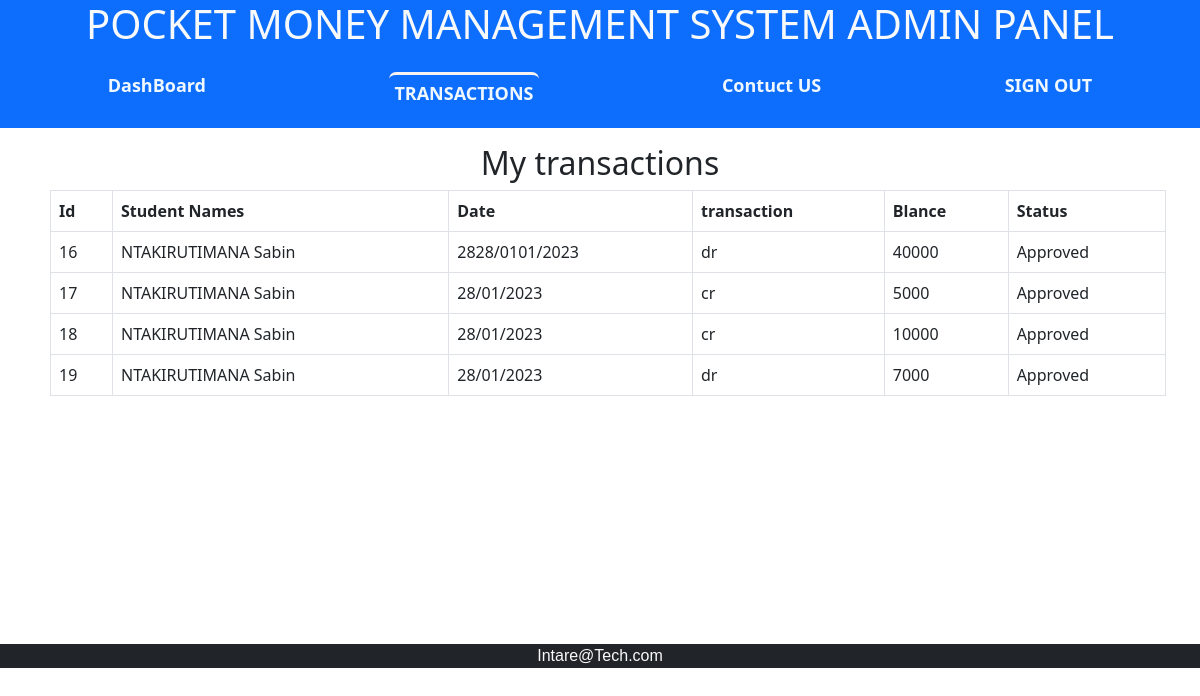
The app's page /Sttransactions.php (signed in) with its own data.
### tables this page shows
CREATE TABLE IF NOT EXISTS `transactions` (
  `tId` int(30) NOT NULL,
  `uId` int(123) NOT NULL,
  `date` varchar(21) NOT NULL,
  `task` varchar(10) NOT NULL,
  `amount` decimal(30,0) NOT NULL,
  `status` int(1) NOT NULL
);

CREATE TABLE IF NOT EXISTS `users` (
  `Id` int(30) NOT NULL,
  `username` varchar(30) NOT NULL,
  `password` varchar(80) NOT NULL,
  `firstName` varchar(40) NOT NULL,
  `lastName` varchar(40) NOT NULL,
  `post` int(1) NOT NULL,
  `stutus` int(1) NOT NULL
);

### Sttransactions.php (the view, shortened to what this page needs)
<!DOCTYPE html>
<html lang="en">
<head>
    <?php
require_once("connection.php");
$sql = mysqli_query($conn,"SELECT * FROM `transactions` INNER JOIN users WHERE users.id = transactions.uId And uId = '$_SESSION[userId]'") or die;
    ?>
    <link rel="stylesheet" href="css/bootstrap.min.css">
    <link rel="stylesheet" href="css/style.css">
</head>
<body>  <nav class=" bg-primary text-light student-nav">
<h1 class="text-light bg-primary text-center">POCKET MONEY MANAGEMENT SYSTEM ADMIN PANEL</h1>
        <ul class="d-flex p-3">
            <a href="adminhome.php"><li>DashBoard</li></a>
            <a href="Sttransactions.php"><li class="active">TRANSACTIONS</li></a>
            <a href="contuct.php"><li>Contuct US</li></a>
            <a href="logout.php"> SIGN OUT</a>
        </ul>
    </nav>
    <div class="bodysection">
   <span class="text-center">
   <h2>My transactions </h2>
   </span>
   <div class="container">
<table class="table table-bordered col-lg-12 m-2 p-2">
<tr>
    <th>Id</th><th>Student Names</th><th>Date</th><th>transaction</th><th>Blance</th><th>Status</th>
</tr>
<?php
while($row = mysqli_fetch_array($sql)){
    if($row['status']==1)
    $s='Approved';
    else
    $s = "<a href='app.php?id=$row[tId]'>Pending</a>";
    echo"<tr>";
    echo"<td>".$row['tId']."</td>";
    echo"<td>".$row['firstName']." ".$row['lastName']."</td>";
    echo"<td>".$row['date']."</td>";
    echo"<td>".$row['task']."</td>";
    echo"<td>".$row['amount']."</td>";
    echo"<td>".$s."</td>";
    echo"</tr>";
}
?>
</table>
</div>
   </div>
        <div class="footer bg-dark text-center text-light" > Intare@Tech.com</div>
</body>
</html>

### css/style.css (style rules this page uses)
ul { justify-content: space-around; }
li { list-style: none; }
a { text-decoration: none; }
.footer { bottom: 0; width: 100%; position: relative; font-family: Impact, Haettenschweiler, "Arial Narrow Bold", sans-serif; }
.active { border-top: solid rgb(247, 243, 243); border-radius: 7px; padding: 5px; }
.bodysection { min-height: 500px; overflow-y: scroll; }
.student-nav a { color: aliceblue; font-size: 18px; font-weight: bold; }

### records on screen
transactions: tId "16", uId.firstName "NTAKIRUTIMANA", uId.lastName "Sabin", date "2828/0101/2023", task "dr", amount "40000", status "Approved"
transactions: tId "17", uId.firstName "NTAKIRUTIMANA", uId.lastName "Sabin", date "28/01/2023", task "cr", amount "5000", status "Approved"
transactions: tId "18", uId.firstName "NTAKIRUTIMANA", uId.lastName "Sabin", date "28/01/2023", task "cr", amount "10000", status "Approved"
transactions: tId "19", uId.firstName "NTAKIRUTIMANA", uId.lastName "Sabin", date "28/01/2023", task "dr", amount "7000", status "Approved"
